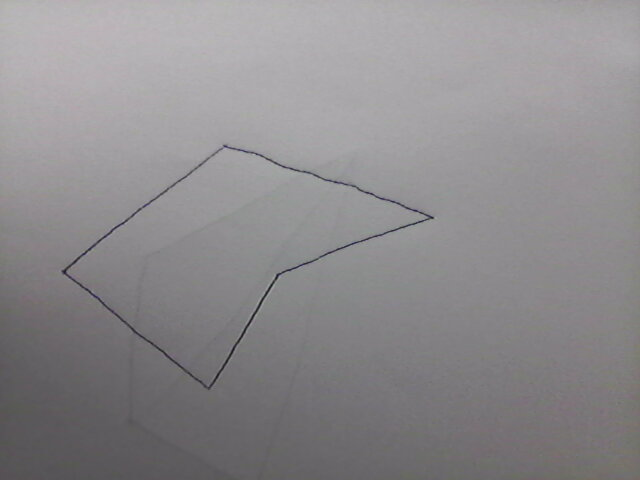
#> input picture pic.jpg, 640 x 480 px
$ python angledrawer.py   (older library calls are emulated)
#> lines starting #> are read from the running program, lines starting #| are printed output that depends on the picture; after the words box and inside, x2 and y2 are one past the last pixel; in counts of white or black regions, pixels touching at a corner belong together
#> further down, img is the input picture: shape (480, 640, 3); mean B, G, R 141.2, 138.9, 141.1
import numpy as np
import cv2


def angles(lst):
    if len(lst) < 3:
        return
    i = iter(lst)
    last = lst[-2]
    this = lst[-1]
    for next in i:
        yield last[0], this[0], next[0]
        last = this
        this = next


def length(a, b):
    return np.sqrt((a[0]-b[0])*(a[0]-b[0]) + (a[1]-b[1])*(a[1]-b[1]))


def near(a, b):
    return length(a, b) < 20


def draw(img):
    gray = cv2.cvtColor(img, cv2.COLOR_BGR2GRAY)
    edges = cv2.Canny(gray, 50, 200, apertureSize=3)
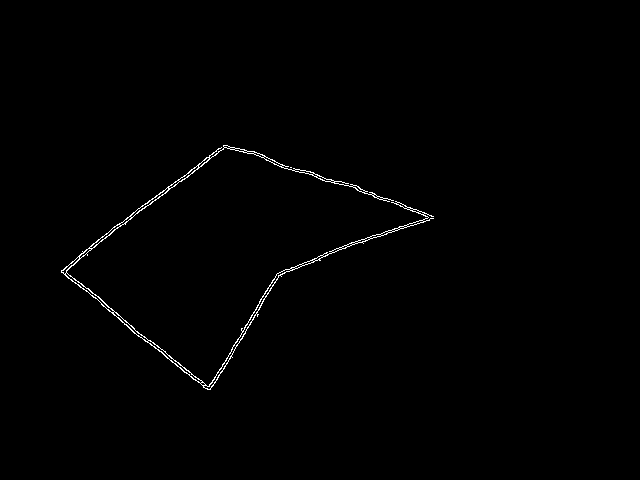
#> edges: shape (480, 640); 0.65% white in thin lines or dots, all inside (x1, y1, x2, y2) = (61, 145, 434, 390)

    kernel = cv2.getStructuringElement(cv2.MORPH_ELLIPSE, (3, 3))
    dilated = cv2.dilate(edges, kernel)
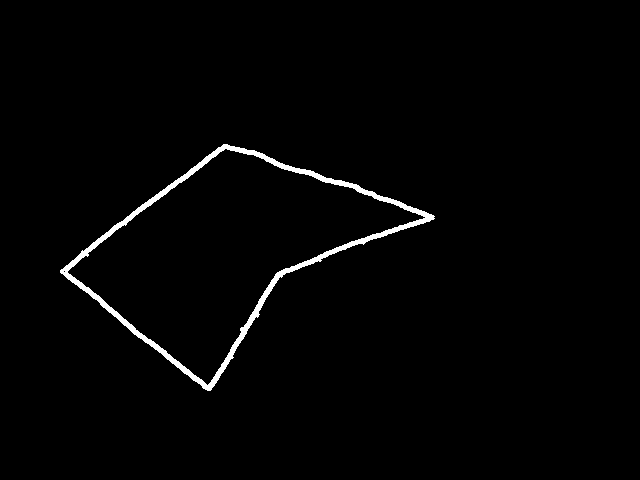
#> dilated: shape (480, 640); 1.6% white; 1 white region
    _, thresh = cv2.threshold(dilated, 50, 255, 0)

    im2, contours, hierarchy = cv2.findContours(thresh, cv2.RETR_TREE, cv2.CHAIN_APPROX_SIMPLE)
#> contours = 3 contours, 1 with area under 20; largest, box (x1, y1, x2, y2) and area: (60, 144, 435, 391) 39972, (67, 148, 426, 386) 35995
    prev = [[[0, 0]]]
    if len(contours) == -1:
        return img
    for c in contours:
        shape = cv2.approxPolyDP(c, 7, True)
        if len(shape) < 2:
            continue
        if len(shape) == len(prev) and near(shape[0][0], prev[0][0]):
            continue
        for p in shape:
            cv2.circle(img, tuple(p[0]), 3, (0, 100, 255), -1)
        hull = cv2.convexHull(c)
        for a, o, b in angles(shape):
            cosab = length(a,o)*length(a,o)+length(b,o)*length(b,o)-length(a,b)*length(a,b)
            ang = np.arccos(cosab / 2 / length(a,o) / length(b,o))/np.pi*180
            if cv2.pointPolygonTest(hull, tuple(o), False) > 0:
                ang += 180
            cv2.putText(img, '%(num)d' % {"num": np.round(ang)}, tuple(o), cv2.FONT_HERSHEY_PLAIN, 1.2, (150,50,0))
        prev = shape
#> this loop made 3 passes
#> c on pass 2: [[63, 271], [64, 270], [65, 271], [64, 272]]
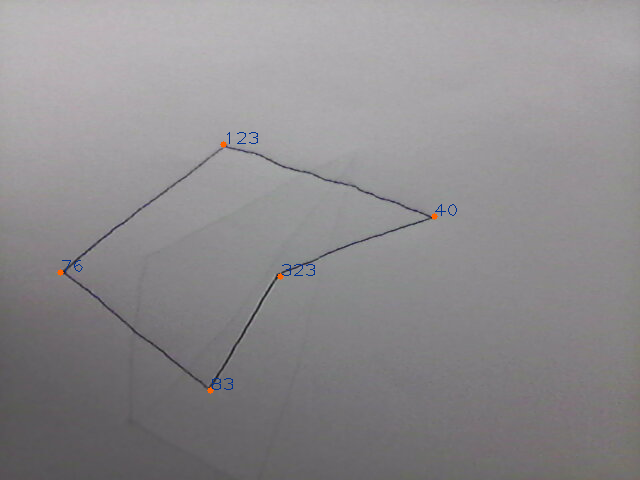
#> img: shape (480, 640, 3); 0.15% of pixels changed, all inside (x1, y1, x2, y2) = (57, 132, 457, 394)
    return img


if __name__ == "__main__":
    wname = "Angle tester"
    window = cv2.namedWindow(wname)

    img = cv2.imread("pic.jpg")
    img = draw(img)

    cv2.imshow(wname, img)
    cv2.waitKey()

    cv2.destroyWindow(wname)
